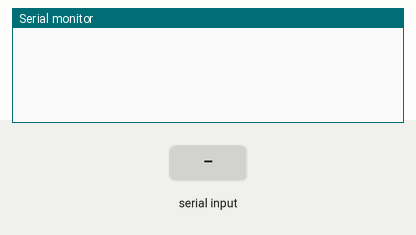
The sketch below on a simulated Arduino Uno, built with avr-gcc and run on an emulated ATmega328P. Shown: the last lines printed to the serial monitor. Inputs (shaded band) come from the test bench.

Above: at 4.2 s.
4.3 s: "90,45\n" received over Serial
At 5.1 s:
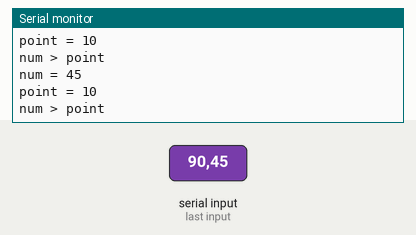
5.8 s: "30,150\n" received over Serial
At 7.3 s:
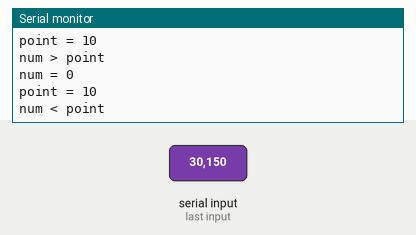
Timing chart, 0 to 8.8 s (numbered marks = the images above; inputs shaded):
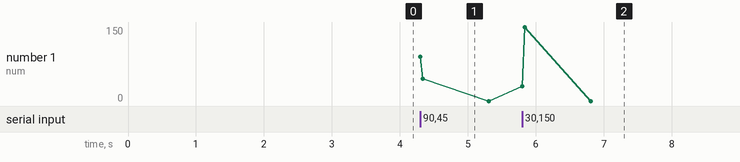

The sketch:

exp5-5.ino
```cpp
int num;
const int point=10;
void setup()
{
  Serial.begin(9600);
  delay(3000);
}

void loop()
{
   if (Serial.available() > 0)
   {
       num = Serial.parseInt();
       Serial.print  ("num = ");
       Serial.println(num);
       Serial.print  ("point = ");
       Serial.println(point);
       if (num > point)
       {
          Serial.println("num > point");
       }
       else
       {
          if (num == point)
          {
             Serial.println("num = point");
          }
          else
          {
             Serial.println("num < point");
          }
       }
    }
}
```

Measured:
- after the input at 4.3 s, the serial monitor: prints a new line at once (image 1)
- after the input at 5.8 s, the serial monitor: prints a new line at once (image 2)
